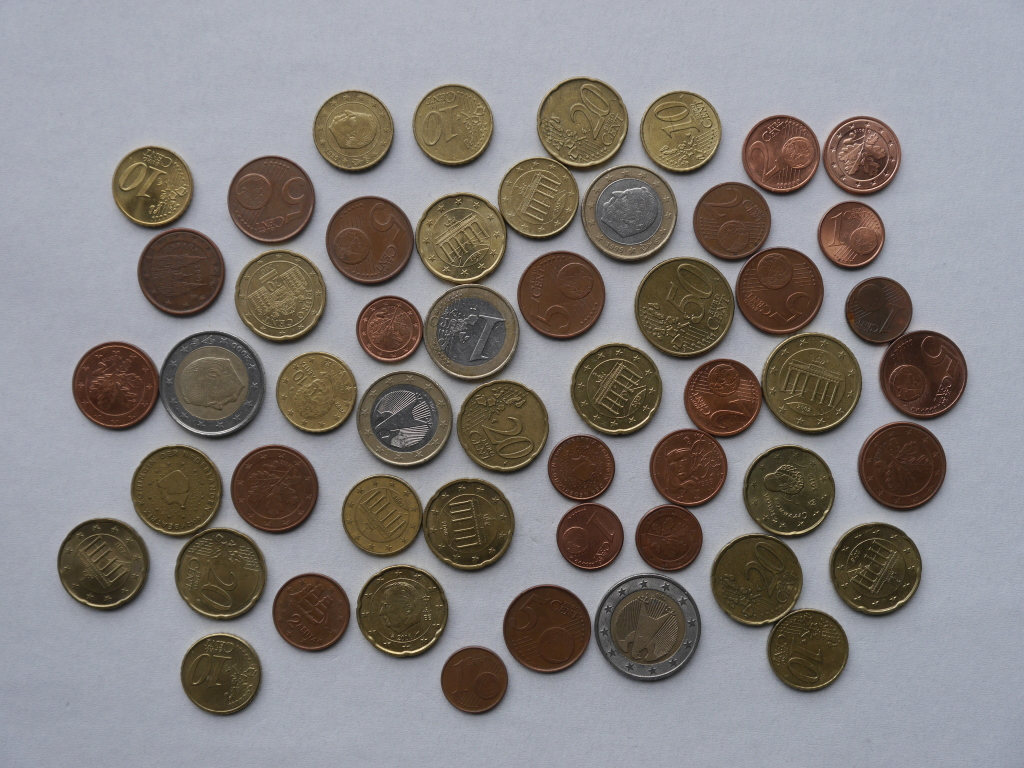
#> input picture cv_c_python_e_opencv/segmentacao_de_objetos/Imagens/coins.jpg, 1024 x 768 px, found by its file name
$ python watershed.py
#> lines starting #> are read from the running program, lines starting #| are printed output that depends on the picture; after the words box and inside, x2 and y2 are one past the last pixel; in counts of white or black regions, pixels touching at a corner belong together
import cv2
import numpy as np

from scipy import ndimage as ndi
from skimage.feature import peak_local_max
from skimage.segmentation import watershed

import matplotlib.pyplot as plt

img = cv2.imread('segmentacao_de_objetos/Imagens/coins.jpg')
#> img is the input picture: shape (768, 1024, 3); mean B, G, R 126.8, 128.1, 132.6

filtro = cv2.pyrMeanShiftFiltering(img, 20, 40)
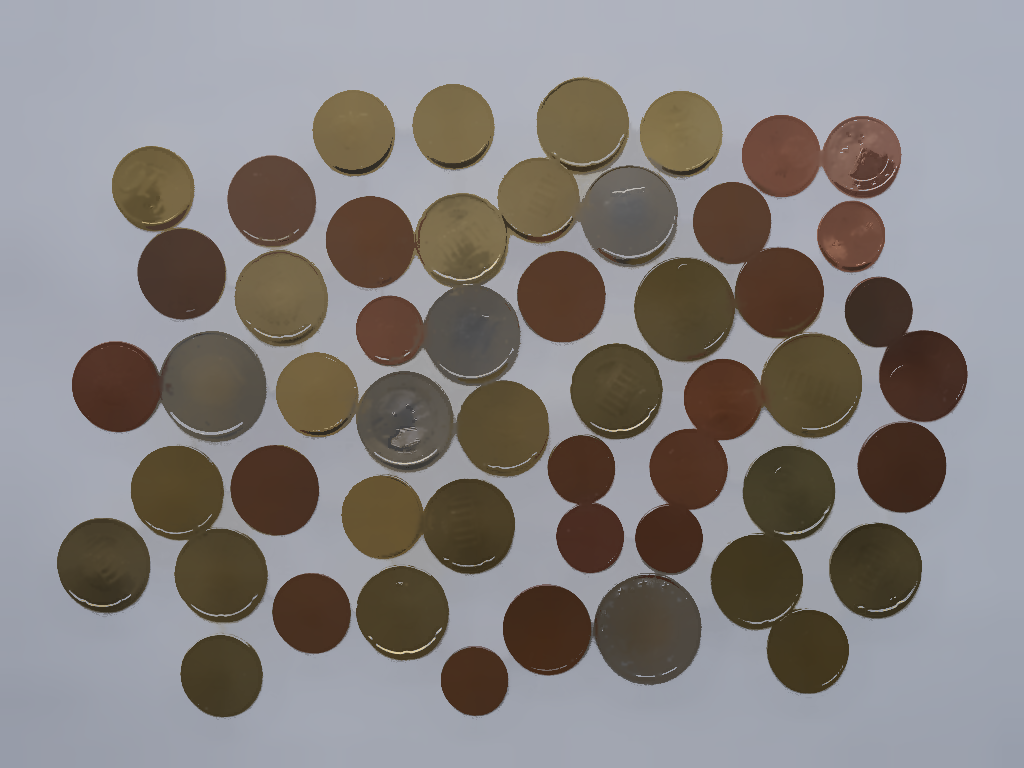
#> filtro: shape (768, 1024, 3); mean B, G, R 127.2, 128.7, 133.4

gray = cv2.cvtColor(filtro, cv2.COLOR_BGR2GRAY)
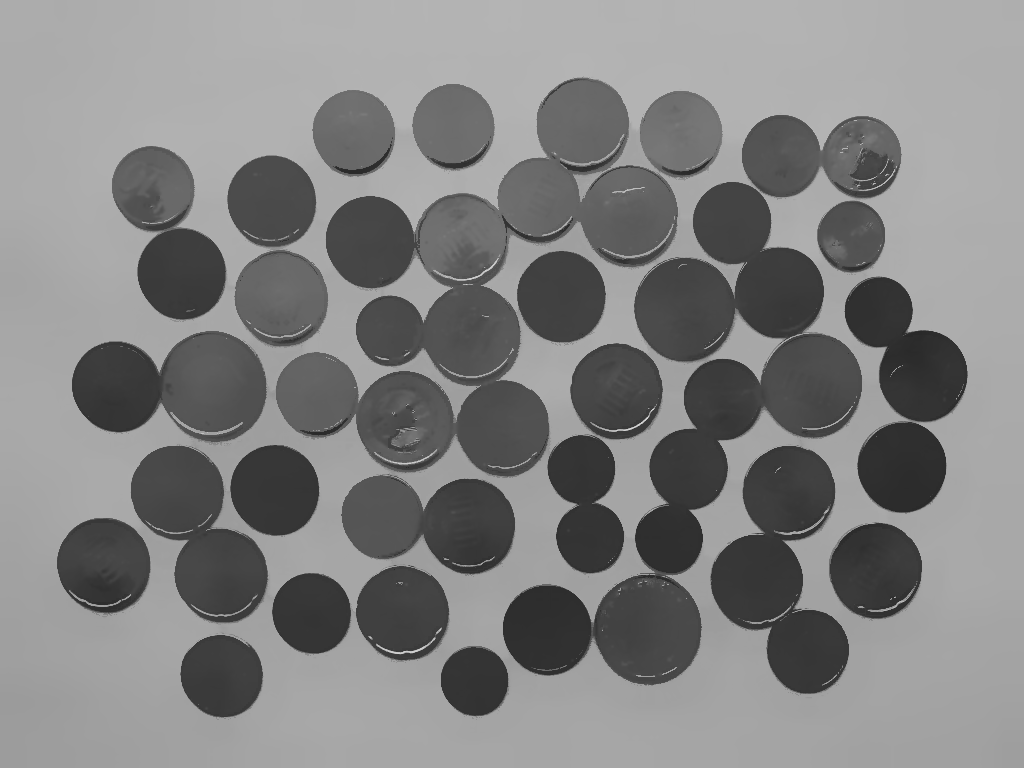
#> gray: shape (768, 1024); min 40, max 214, mean 129.9
_, thresh = cv2.threshold(gray, 0, 255, cv2.THRESH_BINARY_INV | cv2.THRESH_OTSU)
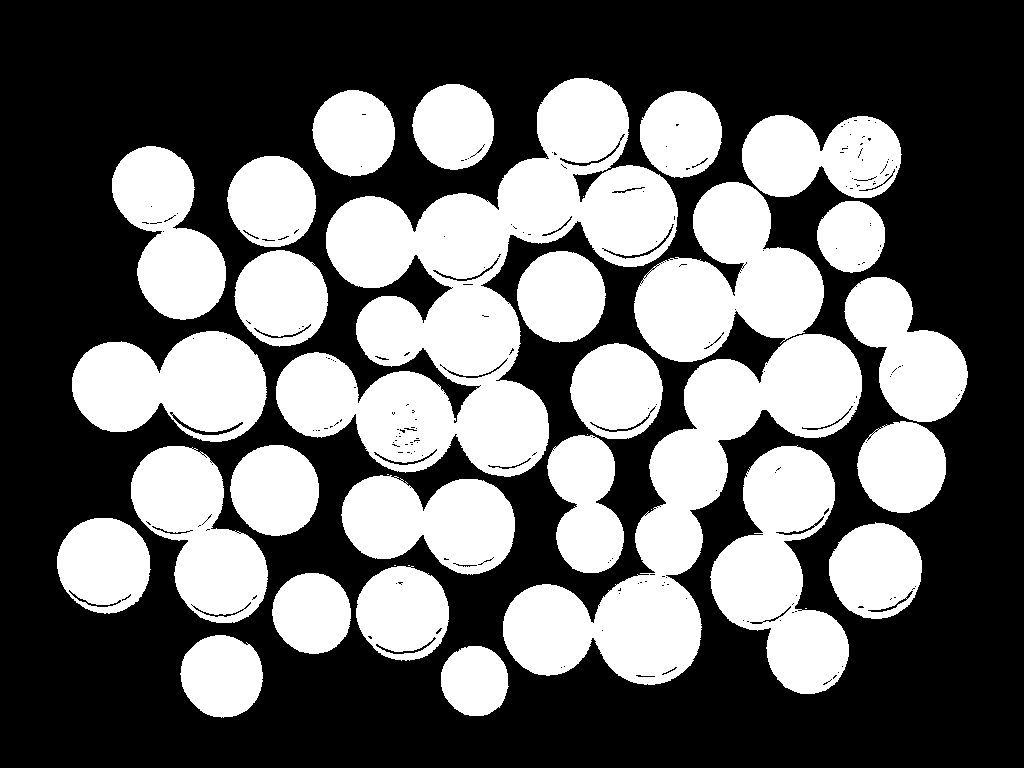
#> thresh: shape (768, 1024); 40.3% white; 34 white regions (7 under 20 px)

""" titulos = ['Imagem Original', 'Filtro', 'Tons de Cinza', 'Thresh']
imagens = [img, filtro, gray, thresh]

fig = plt.gcf()
fig.set_size_inches(16, 12)

for i in range(4):
    plt.subplot(2, 2, i+1)
    plt.imshow(imagens[i])
    plt.title(titulos[i])
    plt.xticks([]), plt.yticks([])

plt.show() """

contornos, _ = cv2.findContours(thresh, cv2.RETR_TREE, cv2.CHAIN_APPROX_SIMPLE)
#> contornos = 436 contours, 368 with area under 20; largest, box (x1, y1, x2, y2) and area: (276, 78, 678, 477) 64768, (503, 334, 862, 685) 37266, (634, 182, 824, 362) 19442, (710, 445, 849, 694) 18921, (72, 331, 267, 442) 15470
buracos = []
for con in contornos:
    area = cv2.contourArea(con)
    if area < 1000:
        buracos.append(con)
#> this loop made 436 passes
#> area on passes 1, 2, 4: 3653, 5224, 4909.5
#> after the loop, buracos = 409 contours, 368 with area under 20; largest, box (x1, y1, x2, y2) and area: (171, 413, 244, 436) 299, (603, 223, 675, 260) 252, (559, 140, 621, 167) 220, (432, 257, 500, 282) 214, (373, 448, 438, 466) 200
cv2.drawContours(thresh, buracos, -1, 255, -1)
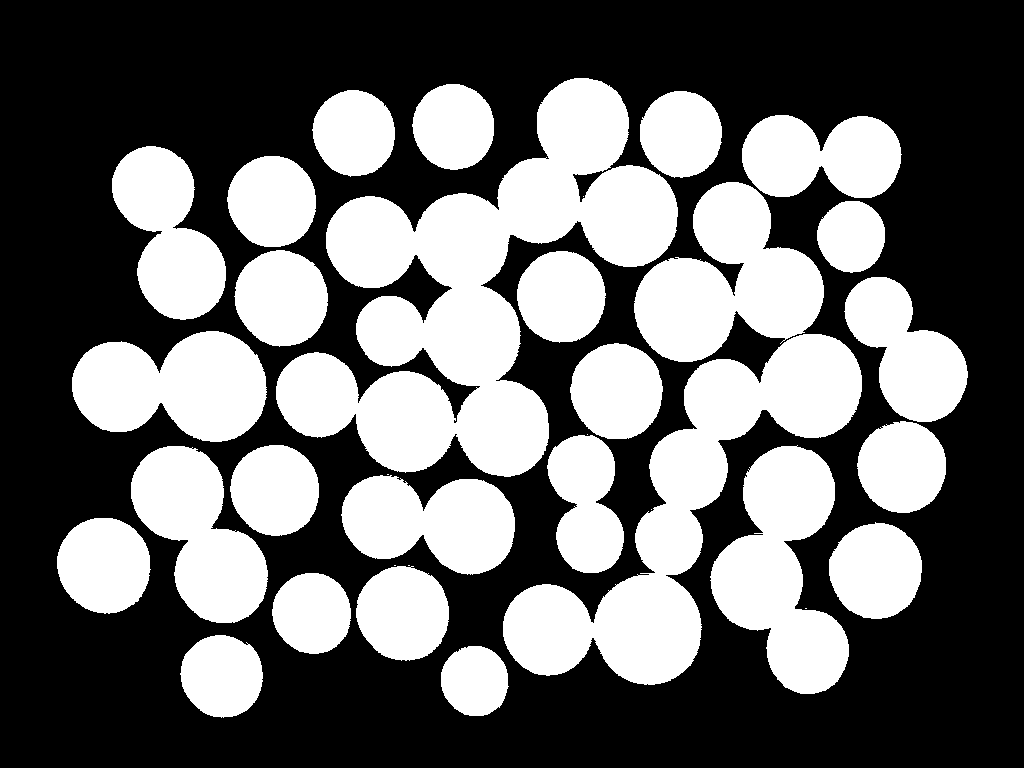
#> thresh: shape (768, 1024); 40.7% white; 34 white regions (7 under 20 px), largest, box (x1, y1, x2, y2) and area: (276, 78, 678, 477) 65916, (503, 334, 862, 685) 37951, (634, 182, 824, 362) 19810

""" fig = plt.gcf()
fig.set_size_inches(12, 8)
plt.imshow(thresh) """

dist = ndi.distance_transform_edt(thresh, cv2.DIST_L2)
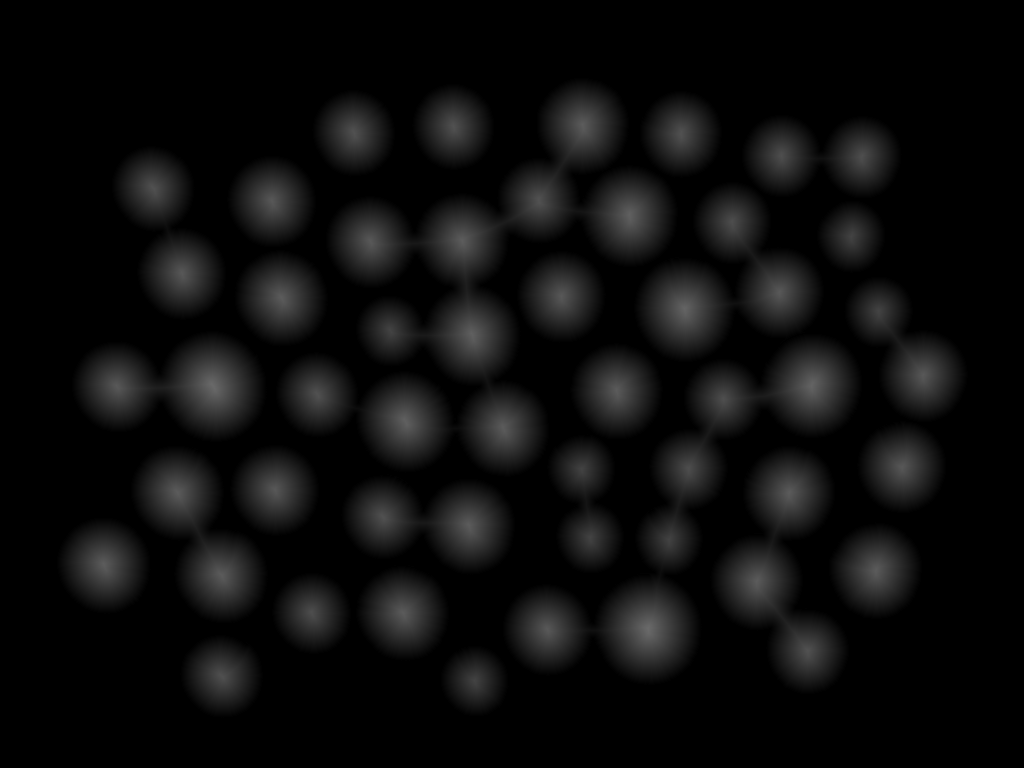
#> dist: shape (768, 1024) float64; min 0, max 105.9, mean 12.5
dist_visual = dist.copy()

local_max = peak_local_max(dist, min_distance=20, labels=thresh)
#> local_max = 52 pairs, first value 124 to 680, second value 103 to 923

markers = ndi.label(local_max, structure=np.ones((3, 3)))[0]
#> markers = 52 pairs, first value 1 to 1, second value 1 to 1

#> (the run stopped early here; a loop or call above may not have finished)

$ run again, with cv_c_python_e_opencv/segmentacao_de_objetos/Imagens/predio.jpg copied over cv_c_python_e_opencv/segmentacao_de_objetos/Imagens/coins.jpg
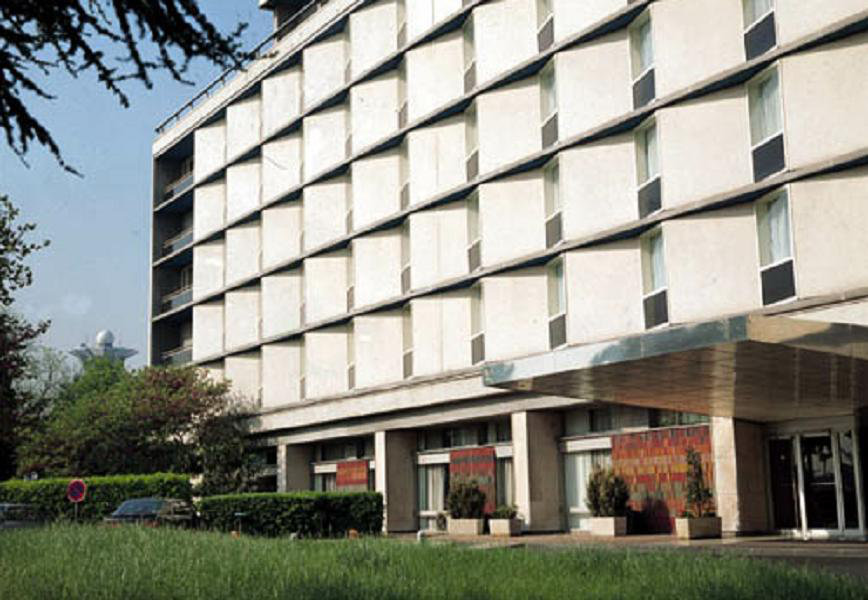
#> input picture cv_c_python_e_opencv/segmentacao_de_objetos/Imagens/predio.jpg, 868 x 600 px, found by its file name
#> img is the input picture: shape (600, 868, 3); mean B, G, R 133.7, 143.6, 142.9
#> `_, thresh = cv2.threshold(gray, 0, 255, cv2.THRESH_BINARY_INV | cv2.TH..`:
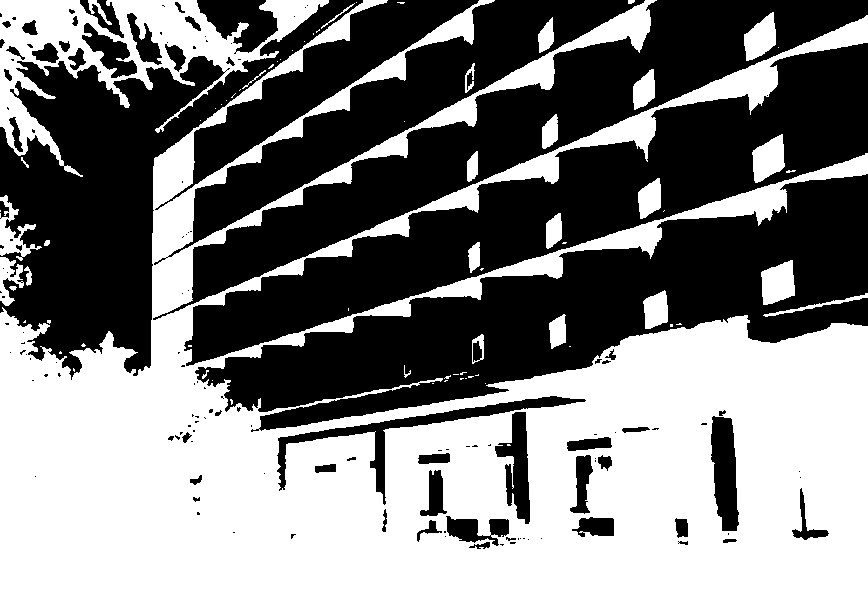
#> thresh: shape (600, 868); 49.1% white; 74 white regions (45 under 20 px)
#> contornos = 223 contours, 146 with area under 20; largest, box (x1, y1, x2, y2) and area: (0, 0, 868, 600) 237993, (0, 0, 329, 177) 19132, (276, 395, 587, 506) 4000, (710, 415, 740, 532) 2519, (494, 411, 531, 525) 2203
#> the loop `for con in contornos:` made 223 passes
#> area on passes 20, 21, 26: 261, 168.5, 401
#> after the loop `for con in contornos:`: buracos = 215 contours, 146 with area under 20; largest, box (x1, y1, x2, y2) and area: (744, 12, 776, 61) 940, (126, 12, 163, 66) 830, (569, 454, 594, 515) 814, (445, 515, 500, 547) 802, (0, 195, 42, 261) 800
#> `dist = ndi.distance_transform_edt(thresh, cv2.DIST_L2)`:
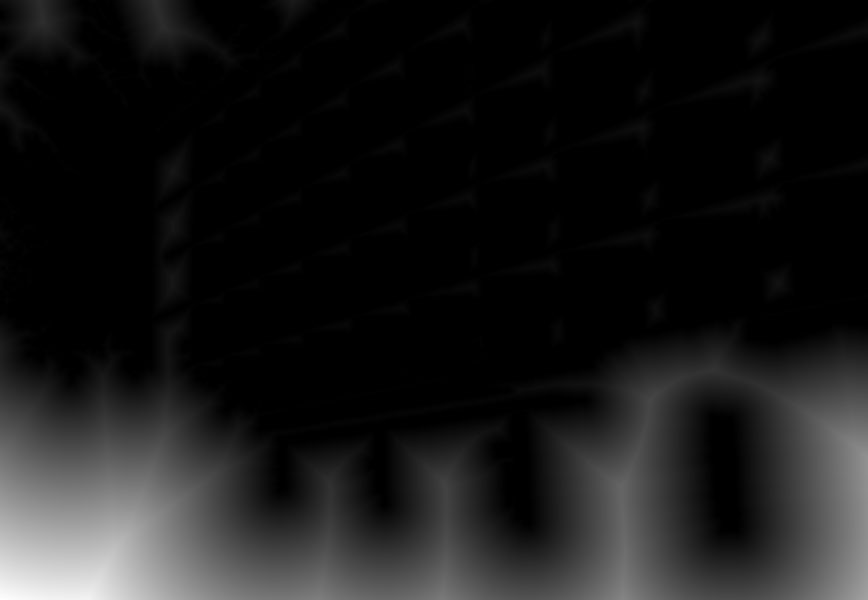
#> dist: shape (600, 868) float64; min 0, max 462.3, mean 46.3; drawn with min black and max white
#> local_max = 76 pairs, first value 20 to 579, second value 20 to 847
#> markers = 76 pairs, first value 1 to 1, second value 1 to 1
